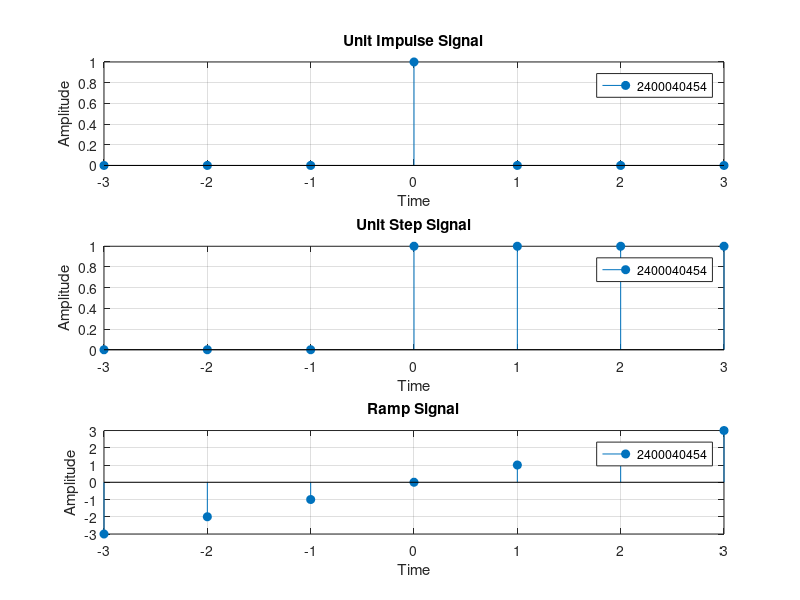

MATLAB code for this plot:
clc;
clear all;
close all;

n = -3:1:3;

subplot(3,1,1);
y1 = [0 0 0 1 0 0 0];
stem(n,y1,'filled');
xlabel('Time');
ylabel('Amplitude');
title('Unit Impulse Signal');
legend('2400040454');
grid on;

subplot(3,1,2);
y2 = [0 0 0 1 1 1 1];
stem(n,y2,'filled');
xlabel('Time');
ylabel('Amplitude');
title('Unit Step Signal');
legend('2400040454');
grid on;

subplot(3,1,3);
stem(n,n,'filled');
xlabel('Time');
ylabel('Amplitude');
title('Ramp Signal');
legend('2400040454');
grid on;
